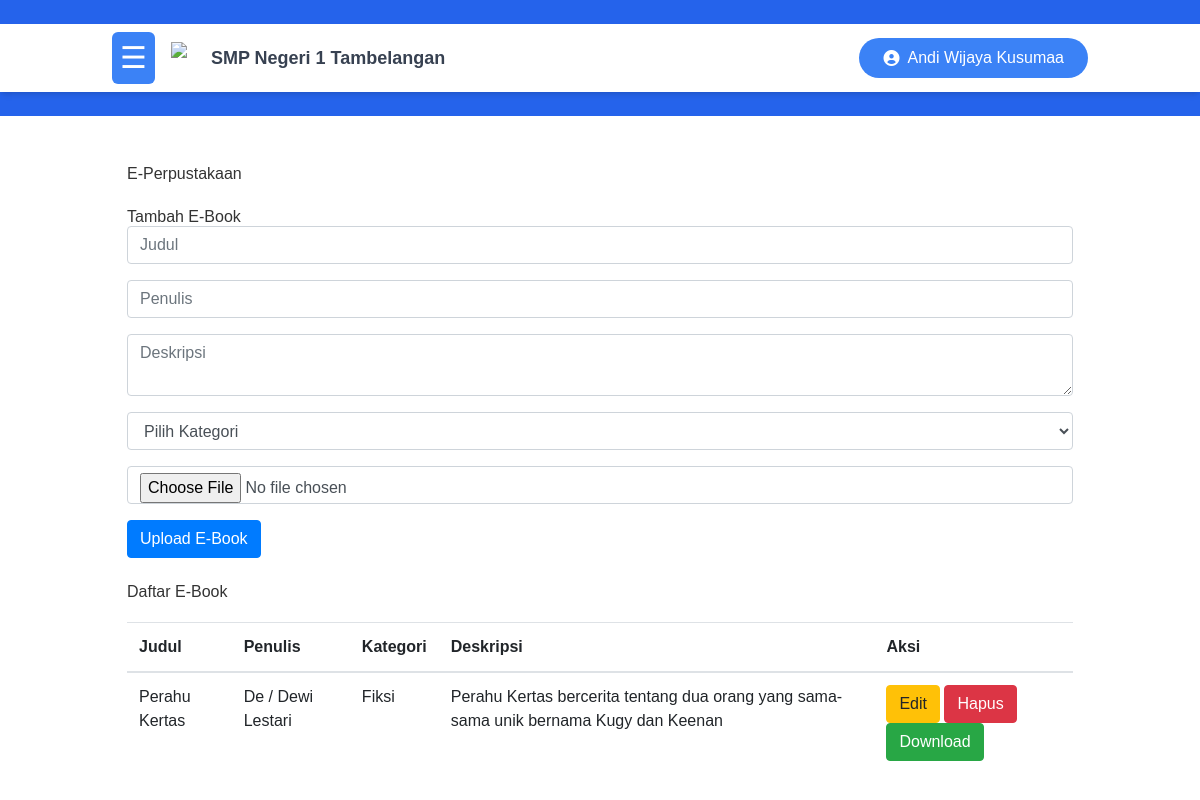
Page /dashboard/admin/ebook.php (signed in) on the committed database.
### tables this page shows
CREATE TABLE `ebooks` (
  `id` int NOT NULL,
  `judul` varchar(255) NOT NULL,
  `penulis` varchar(255) NOT NULL,
  `deskripsi` text,
  `file_path` varchar(255) NOT NULL,
  `kategori_id` int DEFAULT NULL
);

CREATE TABLE `kategori` (
  `id` int NOT NULL,
  `nama_kategori` varchar(100) NOT NULL
);

### dashboard/admin/ebook_proses.php (called while the page is built, shortened)
<?php
function getEbooks($conn) {
    $sql = "SELECT ebooks.*, kategori.nama_kategori FROM ebooks JOIN kategori ON ebooks.kategori_id = kategori.id";
    $result = $conn->query($sql);
    $ebooks = [];
    while ($row = $result->fetch_assoc()) {
        $ebooks[] = $row;
    }
    return $ebooks;
}
?>

### dashboard/admin/ebook.php (the view, shortened to what this page needs)
<?php
include '../../koneksi.php';
include 'ebook_proses.php';
include 'kategori.php';
$ebooks = getEbooks($conn);
?>
<!DOCTYPE html>
<html lang="en">
<head>
    <link rel="stylesheet" href="https://stackpath.bootstrapcdn.com/bootstrap/4.5.2/css/bootstrap.min.css">
    <script src="https://cdn.tailwindcss.com"></script>
</head>
<body>
<header id="header" class="bg-blue-600 text-white py-4 transition-all duration-300">
  <?php include '../../layout/header.php' ?>
</header>
<div id="mainContent" class="container mx-auto mt-8 px-4 transition-all duration-300">
<div class="container">
        <h1 class="mt-5">E-Perpustakaan</h1>
        <h2 class="mt-4">Tambah E-Book</h2>
        <form action="upload.php" method="post" enctype="multipart/form-data">
            <div class="form-group">
                <input type="text" name="judul" class="form-control" placeholder="Judul" required>
            </div>
            <div class="form-group">
                <input type="text" name="penulis" class="form-control" placeholder="Penulis" required>
            </div>
            <div class="form-group">
                <textarea name="deskripsi" class="form-control" placeholder="Deskripsi" required></textarea>
            </div>
            <div class="form-group">
                <select name="kategori_id" class="form-control" required>
                    <option value="">Pilih Kategori</option>
                </select>
            </div>
            <div class="form-group">
                <input type="file" name="file_path" class="form-control" required>
            </div>
            <button type="submit" class="btn btn-primary">Upload E-Book</button>
        </form>
        <h2 class="mt-4">Daftar E-Book</h2>
        <table class="table">
            <thead>
                <tr>
                    <th>Judul</th>
                    <th>Penulis</th>
                    <th>Kategori</th>
                    <th>Deskripsi</th>
                    <th>Aksi</th>
                </tr>
            </thead>
            <tbody>
                <?php foreach ($ebooks as $ebook): ?>
                    <tr>
                        <td><?php echo $ebook['judul']; ?></td>
                        <td><?php echo $ebook['penulis']; ?></td>
                        <td><?php echo $ebook['nama_kategori']; ?></td>
                        <td><?php echo $ebook['deskripsi']; ?></td>
                        <td>
                            <a href="edit_ebook.php?id=<?php echo $ebook['id']; ?>" class="btn btn-warning">Edit</a>
                            <a href="?delete=<?php echo $ebook['id']; ?>" class="btn btn-danger" onclick="return confirm('Apakah Anda yakin ingin menghapus e-book ini?');">Hapus</a>
                            <a href="<?php echo $ebook['file_path']; ?>" class="btn btn-success" download>Download</a>
                        </td>
                    </tr>
                <?php endforeach; ?>
            </tbody>
        </table>
    </div>
</div>
</body>
</html>

### dashboard/admin/ebook.php (style rules this page uses)
body { font-family: Arial, sans-serif; }
h1, h2 { color: #333; }
table { margin-top: 20px; }

### rows in the picture
ebooks: judul "Perahu Kertas", penulis "De / Dewi Lestari", kategori.nama_kategori "Fiksi", deskripsi "Perahu Kertas bercerita tentang dua orang yang sama-sama unik bernama Kugy dan Keenan"

### other values in the picture
$_SESSION['nama_lengkap'] "Andi Wijaya Kusumaa"
